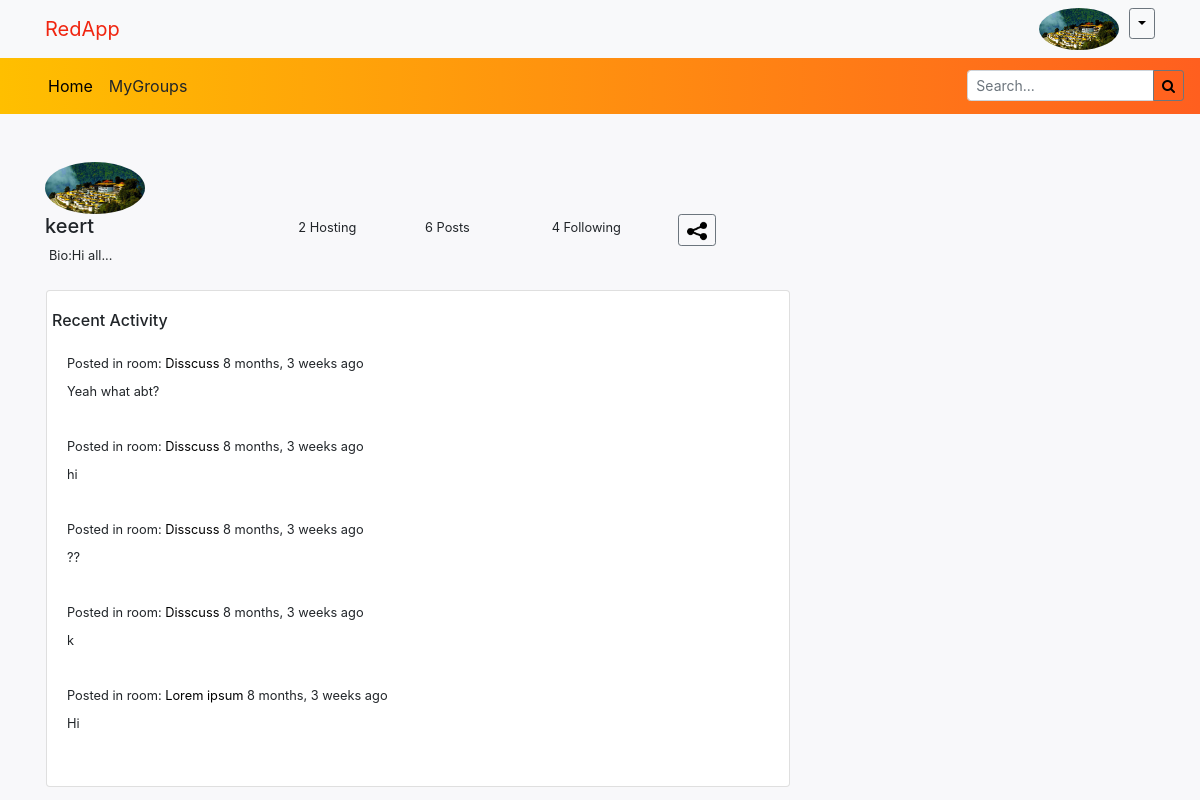
/profile/keert/ (signed in), run on the app's committed database.
### app/models.py (models this page shows, shortened)
class User(AbstractUser):
    profile_photo=models.ImageField(upload_to="app/files/propics",blank=True,null=True)
    Bio=models.TextField(max_length=100,null=True,blank=True)

class Message(models.Model):
    user_name=models.ForeignKey(User,on_delete=models.CASCADE)
    room=models.ForeignKey(Rooms,on_delete=models.CASCADE)
    body=models.TextField()
    updated=models.DateTimeField(auto_now=True)
    created=models.DateTimeField(auto_now_add=True)

class Rooms(models.Model):
    topic=models.ForeignKey(Topic, on_delete=models.SET_NULL,null=True)
    host=models.ForeignKey(User, on_delete=models.SET_NULL,null=True)
    title = models.CharField(max_length=100)
    desc = models.TextField(null=True,blank=True)
    participants=models.ManyToManyField(User,related_name='participants',blank=True)
    updated=models.DateTimeField(auto_now=True)
    created=models.DateTimeField(auto_now_add=True)
    class Meta:
        ordering = ['-updated', '-created']
    def __str__(self):
        return self.title

### app/views.py (the view)
# urls.py: path('profile/<str:p>/',views.profile,name='profile'),
def profile(request,p):
    user = User.objects.get(username=p)
    message = Message.objects.filter(user_name_id=user.id)
    rooms = Rooms.objects.filter(host=user.id)
    f=Follower.objects.filter(follower=user.id)
    g1=groups(request)
    hos=fol=0
    if request.method=="POST":
        if request.POST.get('m')=='host':
            hos=1
        if request.POST.get('m')=='fol':
            fol=1
    c=rooms.count()
    fol_count=f.count()
    m=message.count()
    b=user.Bio
    context={'user':user,'rooms':rooms,'c':c,'message':message[:5],'m':m,'b':b,'fol_count':fol_count,'hos':hos,'fol':fol,'f':f,'g1':g1}
    return render(request,'profile.html',context)

### app/views.py (called while the page is built)
def groups(request):
    g=0
    if request.user.is_authenticated:
        g=Follower.objects.filter(follower=request.user)
    return g

### templates/profile.html (shortened to what this page needs)
{% include 'base+bar.html'%}
{%block content%}
<div class="container">
  <div class="row gx-10 ">
    <div class="col-lg-8">
      <br><br>
      {%if user.profile_photo.url is not NONE%}
      <img src={{user.profile_photo.url}} alt="profile picture" class="rounded-circle"  width="100px">
      {%endif%}
      <div class="row">
        <div class="col-lg-4">
          <h5>{{user.username}}</h5>
        </div>
        <div class="col-lg-2">
          <form method="post" action="" id="submit1">
          <div class="submit1" style="cursor: pointer;"><small>{{c}} Hosting</small></div>
        </form>
        </div>
        <div class="col-lg-2">
          <small>{{m}} Posts</small>
        </div>
        <div class="col-lg-2 d-flex justify-content-start">
          <form method="post" action="" id="submit2">
          <div class="submit2" style="cursor: pointer;"><small>{{fol_count}} Following</small></div>
        </form>
      </div>
      <div class="col-lg-2 d-flex justify-content-start">
        <div class="dropdown">
        <div class="dropdown  d-flex justify-content-end">
            <button class="btn btn-sm btn-outline-secondary " type="button" id="dropdown" data-toggle="dropdown" >
              <img src="/app/files/default/share.png" alt="share"  width="20px">
            </button>
        </div>
        </div>
      </div>
    </div>
    <div class ="row ml-1">
      <small>Bio:</small>
      <small>{{user.Bio}}</small>
    </div>
    <div class="row mt-4">
    <div class="card w-100  ml-3">
      <div class="card-body">
        <div class="row">
        <div class="card-title"><h6>Recent Activity</h6></div>
        </div>
        {%if m is not 0%}
        {%for m1 in message%}
        <small><div class="card-text mb-2">Posted in room: <a href="/room/{{m1.room.id}}/">{{m1.room}}</a>  {{m1.created|timesince}} ago</small></div>
        <small><div class="card-text mb-2">{{m1.body}}</div></small>
        <br>
       {%endfor%}
       {%else%}
       <small><div class="card-text mb-2">No recent activity</div></small>
       {%endif%}
      </div>
  <div class="col-lg-4">
    <br><br>
</div>
{%endblock%}

### templates/base+bar.html (shortened to what this page needs)
<!DOCTYPE html>
{% load static %}
<html lang="en">
<head>
    <link rel="stylesheet" href="https://cdnjs.cloudflare.com/ajax/libs/font-awesome/4.7.0/css/font-awesome.min.css">
    <link rel="stylesheet" href="https://cdn.jsdelivr.net/npm/bootstrap@4.1.3/dist/css/bootstrap.min.css">
</head>
<body>
    <nav class="navbar navbar-expand-lg bg-light navbar-light">
        <div class="container">
        <a href='{% url "home" %}' class="navbar-brand " style="color:#F02510;">RedApp</a>
            <div class="collapse navbar-collapse">
              <ul class="navbar-nav ml-auto">
                {% if request.user.is_authenticated %}
                <a href="/profile/{{request.user.username}}/">
                 {%if request.user.profile_photo.url is not NONE%}
                 <img src={{request.user.profile_photo.url}} alt="profile picture" class="rounded-circle"  width="80px">
                 {%else%}
                 <img src="/app/files/default/profile photo.jpg" alt="profile picture" class="rounded-circle"  width="60px">
                 {%endif%}
                </a>
                <div class="dropdown dropdown_top">
                  <button class=" btn btn-sm btn-outline-secondary dropdown-toggle" type="button" id="dropdown" data-toggle="dropdown" aria-haspopup="true" aria-expanded="false"></button>
                </div>
                {%else%}
                <li class="nav-item"><a class="nav-link" href='{% url "loginpage" %}'> Login </a></li>
                <li class="nav-item"><a class="nav-link" href='{%url "registerpage"%}'> Register </a></li>
                {%endif%}
            </ul>
            </div>
        </div>
    </nav>
    <nav class="navbar navbar-expand-lg sticky-top" style="background: linear-gradient(to right, #FFBF00,#FF5F1F);">
        <div class="container px-0" >
            <div class="collapse navbar-collapse" id="navbar">
              <ul class="navbar-nav ml-4">
                <li class="nav-item" style="color:black;"><a class="nav-link" href='{% url "home" %}'> Home </a></li>
                 <li class="nav-item">
                  <div class="dropdown">
                    <div class ="nav-link group" id="dropdown" data-toggle="dropdown" aria-haspopup="true" aria-expanded="false" style="cursor: pointer;">MyGroups</div>
                  </div>
                </div>
              </div>
                <form class="ml-auto" method="GET" action="{%url "home"%}">
                      <div class="input-group input-group-sm">
                        <input class="form-control form-control-sm" type='text' name='q' placeholder="Search..."/>
                        <div class="input-group-append">
                          <button class="btn btn-outline-secondary" input type="submit">
                            <i class="fa fa-search"></i>
                          </button>
                      </div>
                    </div>
                </form>
    </nav>
  </body>
</html>

### data on the page
User: user.profile_photo (picture), profile_photo (picture), username "keert", Bio "Hi all..."
Message: room "Disscuss", created "8 months, 3 weeks", body "Yeah what abt?"
Message: room "Disscuss", created "8 months, 3 weeks", body "hi"
Message: room "Disscuss", created "8 months, 3 weeks", body "??"
Message: room "Disscuss", created "8 months, 3 weeks", body "k"
Message: room "Lorem ipsum", created "8 months, 3 weeks", body "Hi"

### other printed values
{{ c }} "2"
{{ m }} "6"
{{ fol_count }} "4"
